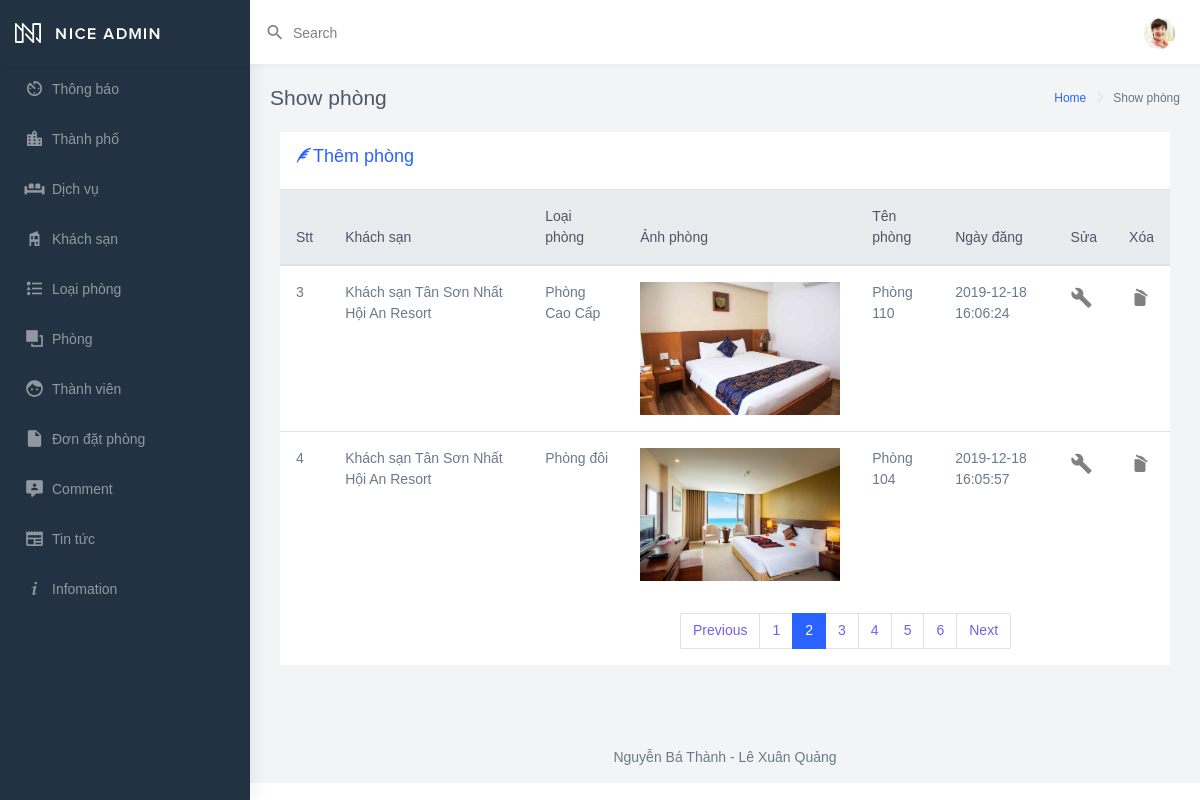
/admin/index.php?controller=quanlyphong&action=show-phong&page=2 (signed in), run on the app's committed database.
### tables this page shows
CREATE TABLE `room` (
  `RoomID` int(11) NOT NULL,
  `RoomName` varchar(255) NOT NULL,
  `Images` varchar(255) NOT NULL,
  `Status` int(11) NOT NULL,
  `HotelID` int(11) NOT NULL,
  `RoomTypeID` int(11) NOT NULL,
  `CreateAt` timestamp NOT NULL DEFAULT current_timestamp()
);

CREATE TABLE `hotel` (
  `HotelID` int(11) NOT NULL,
  `NameHotel` varchar(255) NOT NULL,
  `Images` varchar(255) NOT NULL,
  `Address` varchar(255) NOT NULL,
  `Phone` varchar(255) NOT NULL,
  `BankAccount` varchar(255) NOT NULL,
  `AccountHolder` varchar(255) NOT NULL,
  `BankName` varchar(255) NOT NULL,
  `CityID` int(11) NOT NULL,
  `view` int(11) NOT NULL,
  `Create_at` timestamp NOT NULL DEFAULT current_timestamp()
);

CREATE TABLE `roomtype` (
  `RoomTypeID` int(11) NOT NULL,
  `NameRoomType` varchar(255) NOT NULL,
  `Images` varchar(255) NOT NULL,
  `Amount` int(11) NOT NULL,
  `AmountPeople` int(11) NOT NULL,
  `Price` float NOT NULL,
  `NumberBeds` int(11) NOT NULL,
  `detail` text NOT NULL,
  `HotelID` int(11) NOT NULL,
  `CreateAt` timestamp NOT NULL DEFAULT current_timestamp()
);

### admin/mvc/model/roomModel.php (called while the page is built, shortened)
<?php
require_once 'connectDB.php';
class roomModel extends connectDB
{
    function selectRoom($table,$start,$limit)
    {
        $sql = "SELECT room.RoomID,room.RoomName,room.Images,hotel.NameHotel,roomtype.NameRoomType,room.CreateAt
        FROM $table
          JOIN hotel ON room.HotelID=hotel.HotelID
          JOIN  roomtype ON room.RoomTypeID=roomtype.RoomTypeID ORDER BY hotel.HotelID DESC limit $start,$limit ";
        $this->result = $this->conn->query($sql)->fetchAll();
        return $this->result;
    }
}

### admin/mvc/view/view-phong/show-phong.php (the view, shortened to what this page needs)
<?php require_once './mvc/view/include/header.php' ?>
<?php require_once './mvc/view/include/slidebar.php' ?>
<div class="page-wrapper">
    <div class="page-breadcrumb">
        <div class="row">
            <div class="col-5 align-self-center">
                <h4 class="page-title">Show phòng</h4>
            </div>
            <div class="col-7 align-self-center">
                <div class="d-flex align-items-center justify-content-end">
                    <nav aria-label="breadcrumb">
                        <ol class="breadcrumb">
                            <li class="breadcrumb-item">
                                <a href="#">Home</a>
                            </li>
                            <li class="breadcrumb-item active" aria-current="page">Show phòng</li>
                        </ol>
                    </nav>
                </div>
            </div>
        </div>
    </div>
    <div class="container-fluid">
        <div class="row">
            <div class="col-12">
                <div class="col-12">
                    <div class="card">
                        <div class="m-icon">
                            <a href="index.php?controller=quanlyphong&action=add-phong">
                                <h4 class="mdi mdi-feather" title="Thêm">Thêm phòng</h4>
                            </a>
                        </div>
                        <div class="table-responsive">
                            <table class="table">
                                <thead class="thead-light">
                                    <tr>
                                        <th scope="col">Stt</th>
                                        <th style="width:200px" scope="col">Khách sạn</th>
                                        <th scope="col">Loại phòng</th>
                                        <th scope="col">Ảnh phòng</th>
                                        <th scope="col">Tên phòng</th>
                                        <th scope="col">Ngày đăng</th>
                                        <th scope="col">Sửa</th>
                                        <th scope="col">Xóa</th>
                                    </tr>
                                </thead>
                                <tbody>
                                    <?php
                                    foreach ($data as $key => $value) {
                                        ?>
                                        <tr>
                                            <th scope="row"><?php echo $start=$start+1 ?></th>
                                            <td><?php echo $value["NameHotel"] ?></td>
                                            <td><?php echo $value["NameRoomType"] ?></td>
                                            <td> <img width="200px" src="../mvc/Webroot/image/img_room/<?php echo $value["Images"] ?>" alt=""></td>
                                            <td><?php echo $value["RoomName"] ?></td>
                                            <td><?php echo $value["CreateAt"] ?></td>
                                            <td><a href="index.php?controller=quanlyphong&action=sua-phong&id=<?php echo $value['RoomID'] ?>&page=<?php echo $page ?>"><i class="mdi mdi-wrench" title="Sửa" style="color: grey; font-size: 22px;"></i></a></td>
                                            <td><a href="index.php?controller=quanlyphong&action=delete&id=<?php echo $value['RoomID'] ?>&page=<?php echo $page ?>"><i class="mdi mdi-delete-empty" title="Xóa" onclick="return confirm('Bạn có chắc muốn xóa')" style="color: grey; font-size: 22px;"></i></a></td>
                                        </tr>
                                    <?php
                                    }
                                    ?>
                                </tbody>
                            </table>
                            <?php
                            echo $phantrang;
                            ?>
                        </div>
                    </div>
                </div>
            </div>
        </div>
    </div>
    <footer class="footer text-center">
        Nguyễn Bá Thành - Lê Xuân Quảng
    </footer>
</div>
</div>
<?php require_once './mvc/view/include/footer.php' ?>

### data on the page
room: HotelID.NameHotel "Khách sạn Tân Sơn Nhất Hội An Resort", RoomTypeID.NameRoomType "Phòng Cao Cấp", Images (picture), RoomName "Phòng 110", CreateAt "2019-12-18 16:06:24"
room: start "4", HotelID.NameHotel "Khách sạn Tân Sơn Nhất Hội An Resort", RoomTypeID.NameRoomType "Phòng đôi", Images (picture), RoomName "Phòng 104", CreateAt "2019-12-18 16:05:57"
